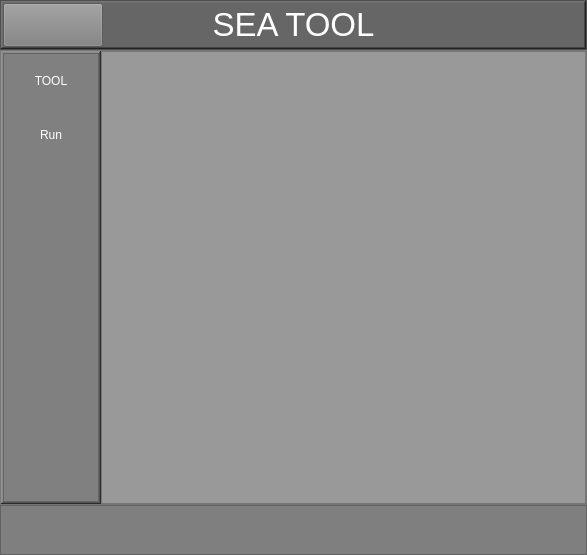
<?xml version="1.0" encoding="UTF-8"?>
<ui version="4.0">
 <class>MainWindow</class>
 <widget class="QMainWindow" name="MainWindow">
  <property name="geometry">
   <rect>
    <x>0</x>
    <y>0</y>
    <width>587</width>
    <height>555</height>
   </rect>
  </property>
  <property name="windowTitle">
   <string>MainWindow</string>
  </property>
  <widget class="QWidget" name="centralwidget">
   <layout class="QVBoxLayout" name="verticalLayout">
    <property name="spacing">
     <number>0</number>
    </property>
    <property name="leftMargin">
     <number>0</number>
    </property>
    <property name="topMargin">
     <number>0</number>
    </property>
    <property name="rightMargin">
     <number>0</number>
    </property>
    <property name="bottomMargin">
     <number>0</number>
    </property>
    <item>
     <widget class="QFrame" name="main_header">
      <property name="maximumSize">
       <size>
        <width>16777215</width>
        <height>50</height>
       </size>
      </property>
      <property name="styleSheet">
       <string notr="true">background-color: rgb(102, 102, 102);</string>
      </property>
      <property name="frameShape">
       <enum>QFrame::StyledPanel</enum>
      </property>
      <property name="frameShadow">
       <enum>QFrame::Raised</enum>
      </property>
      <layout class="QHBoxLayout" name="horizontalLayout_2">
       <property name="spacing">
        <number>0</number>
       </property>
       <property name="leftMargin">
        <number>0</number>
       </property>
       <property name="topMargin">
        <number>0</number>
       </property>
       <property name="rightMargin">
        <number>0</number>
       </property>
       <property name="bottomMargin">
        <number>0</number>
       </property>
       <item>
        <widget class="QFrame" name="title_text_bar">
         <property name="frameShape">
          <enum>QFrame::WinPanel</enum>
         </property>
         <property name="frameShadow">
          <enum>QFrame::Raised</enum>
         </property>
         <layout class="QHBoxLayout" name="horizontalLayout_4">
          <property name="spacing">
           <number>0</number>
          </property>
          <property name="leftMargin">
           <number>0</number>
          </property>
          <property name="topMargin">
           <number>0</number>
          </property>
          <property name="rightMargin">
           <number>0</number>
          </property>
          <property name="bottomMargin">
           <number>0</number>
          </property>
          <item>
           <widget class="QFrame" name="left_menu_toggle">
            <property name="maximumSize">
             <size>
              <width>100</width>
              <height>50</height>
             </size>
            </property>
            <property name="frameShape">
             <enum>QFrame::NoFrame</enum>
            </property>
            <property name="frameShadow">
             <enum>QFrame::Raised</enum>
            </property>
            <layout class="QHBoxLayout" name="horizontalLayout_3">
             <property name="spacing">
              <number>0</number>
             </property>
             <property name="leftMargin">
              <number>0</number>
             </property>
             <property name="topMargin">
              <number>0</number>
             </property>
             <property name="rightMargin">
              <number>0</number>
             </property>
             <property name="bottomMargin">
              <number>0</number>
             </property>
             <item>
              <widget class="QPushButton" name="main_menu_pushButton">
               <property name="maximumSize">
                <size>
                 <width>100</width>
                 <height>50</height>
                </size>
               </property>
               <property name="styleSheet">
                <string notr="true">background-color: rgb(128, 128, 128);</string>
               </property>
               <property name="text">
                <string/>
               </property>
               <property name="icon">
                <iconset>
                 <normaloff>:/icons/icons/cil-menu.png</normaloff>:/icons/icons/cil-menu.png</iconset>
               </property>
               <property name="iconSize">
                <size>
                 <width>24</width>
                 <height>24</height>
                </size>
               </property>
              </widget>
             </item>
            </layout>
           </widget>
          </item>
          <item>
           <widget class="QFrame" name="TITLE">
            <property name="frameShape">
             <enum>QFrame::NoFrame</enum>
            </property>
            <property name="frameShadow">
             <enum>QFrame::Raised</enum>
            </property>
            <layout class="QHBoxLayout" name="horizontalLayout_5">
             <property name="spacing">
              <number>0</number>
             </property>
             <property name="leftMargin">
              <number>0</number>
             </property>
             <property name="topMargin">
              <number>0</number>
             </property>
             <property name="rightMargin">
              <number>0</number>
             </property>
             <property name="bottomMargin">
              <number>0</number>
             </property>
             <item>
              <widget class="QLabel" name="label">
               <property name="font">
                <font>
                 <pointsize>25</pointsize>
                </font>
               </property>
               <property name="text">
                <string>&lt;html&gt;&lt;head/&gt;&lt;body&gt;&lt;p align=&quot;center&quot;&gt;&lt;span style=&quot; color:#ffffff;&quot;&gt;SEA TOOL&lt;/span&gt;&lt;/p&gt;&lt;/body&gt;&lt;/html&gt;</string>
               </property>
              </widget>
             </item>
            </layout>
           </widget>
          </item>
          <item>
           <widget class="QFrame" name="righ_support_frame">
            <property name="maximumSize">
             <size>
              <width>100</width>
              <height>16777215</height>
             </size>
            </property>
            <property name="frameShape">
             <enum>QFrame::NoFrame</enum>
            </property>
            <property name="frameShadow">
             <enum>QFrame::Raised</enum>
            </property>
           </widget>
          </item>
         </layout>
        </widget>
       </item>
      </layout>
     </widget>
    </item>
    <item>
     <widget class="QFrame" name="main_body">
      <property name="styleSheet">
       <string notr="true">background-color: rgb(153, 153, 153);</string>
      </property>
      <property name="frameShape">
       <enum>QFrame::StyledPanel</enum>
      </property>
      <property name="frameShadow">
       <enum>QFrame::Raised</enum>
      </property>
      <layout class="QHBoxLayout" name="horizontalLayout">
       <property name="spacing">
        <number>0</number>
       </property>
       <property name="leftMargin">
        <number>0</number>
       </property>
       <property name="topMargin">
        <number>0</number>
       </property>
       <property name="rightMargin">
        <number>0</number>
       </property>
       <property name="bottomMargin">
        <number>0</number>
       </property>
       <item>
        <widget class="QFrame" name="leftSide_menu">
         <property name="maximumSize">
          <size>
           <width>100</width>
           <height>16777215</height>
          </size>
         </property>
         <property name="styleSheet">
          <string notr="true">QFrame{
	background-color: rgb(128, 128, 128);
}

QPushButton{
	padding: 20px 10px;
	border: none;
	border-radius: 10px;
	background-color: rgb(128, 128, 128);
	color: #fff;
}

QPushButton: hover{
	background-color: rgb(204, 204, 204);
}</string>
         </property>
         <property name="frameShape">
          <enum>QFrame::WinPanel</enum>
         </property>
         <property name="frameShadow">
          <enum>QFrame::Raised</enum>
         </property>
         <layout class="QVBoxLayout" name="verticalLayout_2">
          <property name="spacing">
           <number>0</number>
          </property>
          <property name="leftMargin">
           <number>0</number>
          </property>
          <property name="topMargin">
           <number>0</number>
          </property>
          <property name="rightMargin">
           <number>0</number>
          </property>
          <property name="bottomMargin">
           <number>0</number>
          </property>
          <item>
           <widget class="QFrame" name="left_menu_top_buttons">
            <property name="maximumSize">
             <size>
              <width>100</width>
              <height>16777215</height>
             </size>
            </property>
            <property name="frameShape">
             <enum>QFrame::StyledPanel</enum>
            </property>
            <property name="frameShadow">
             <enum>QFrame::Raised</enum>
            </property>
            <layout class="QFormLayout" name="formLayout">
             <property name="horizontalSpacing">
              <number>0</number>
             </property>
             <property name="verticalSpacing">
              <number>0</number>
             </property>
             <property name="leftMargin">
              <number>0</number>
             </property>
             <property name="topMargin">
              <number>0</number>
             </property>
             <property name="rightMargin">
              <number>0</number>
             </property>
             <property name="bottomMargin">
              <number>0</number>
             </property>
             <item row="0" column="0" colspan="2">
              <widget class="QPushButton" name="tool_page_button">
               <property name="maximumSize">
                <size>
                 <width>16777215</width>
                 <height>150</height>
                </size>
               </property>
               <property name="styleSheet">
                <string notr="true"/>
               </property>
               <property name="text">
                <string>TOOL</string>
               </property>
               <property name="autoDefault">
                <bool>false</bool>
               </property>
              </widget>
             </item>
             <item row="1" column="0" colspan="2">
              <widget class="QPushButton" name="scan_page_button">
               <property name="maximumSize">
                <size>
                 <width>16777215</width>
                 <height>150</height>
                </size>
               </property>
               <property name="styleSheet">
                <string notr="true"/>
               </property>
               <property name="text">
                <string>Run</string>
               </property>
              </widget>
             </item>
            </layout>
            <zorder>scan_page_button</zorder>
            <zorder>tool_page_button</zorder>
           </widget>
          </item>
         </layout>
        </widget>
       </item>
       <item>
        <widget class="QFrame" name="center_main_items">
         <property name="styleSheet">
          <string notr="true">background-color: rgb(153, 153, 153);</string>
         </property>
         <property name="frameShape">
          <enum>QFrame::StyledPanel</enum>
         </property>
         <property name="frameShadow">
          <enum>QFrame::Raised</enum>
         </property>
        </widget>
       </item>
      </layout>
     </widget>
    </item>
    <item>
     <widget class="QFrame" name="main_footer">
      <property name="maximumSize">
       <size>
        <width>16777215</width>
        <height>50</height>
       </size>
      </property>
      <property name="styleSheet">
       <string notr="true">background-color: rgb(127, 127, 127);</string>
      </property>
      <property name="frameShape">
       <enum>QFrame::StyledPanel</enum>
      </property>
      <property name="frameShadow">
       <enum>QFrame::Raised</enum>
      </property>
     </widget>
    </item>
   </layout>
  </widget>
 </widget>
 <resources>
  <include location="../SP_DES_200909112339wvXuYEZX1599650450041/nike_app.qrc"/>
 </resources>
 <connections/>
</ui>
